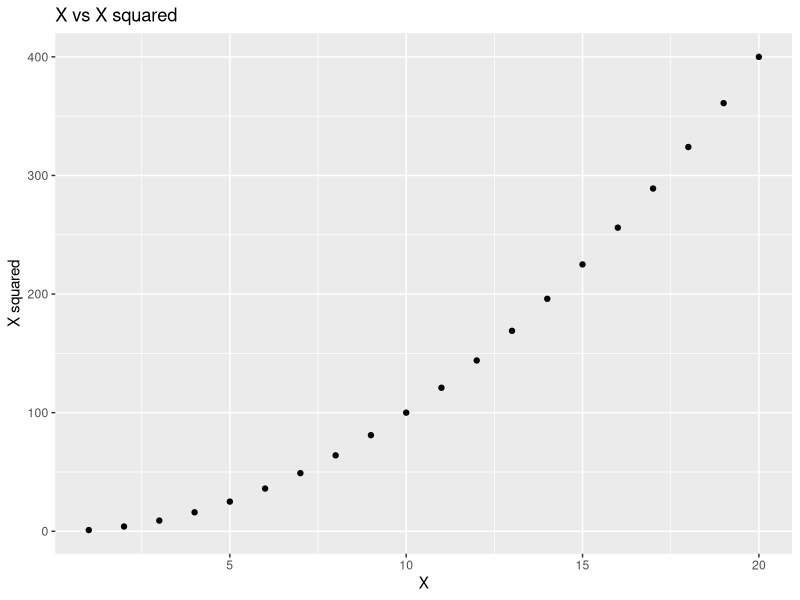

Source code (R):
# Import the GGPLOT 2 library and plot a graph using the qplotfunction.  X axis is the sequence of 1:20 and the y axis is the x ^ 2.  Label the graph appropriately. install.packages("ggplot2", dependencies = TRUE)

library (ggplot2)

x <- 1:20; y = x^2

qplot(x,y,
  main = "X vs X squared",
  xlab = "X",
  ylab = "X squared")



      